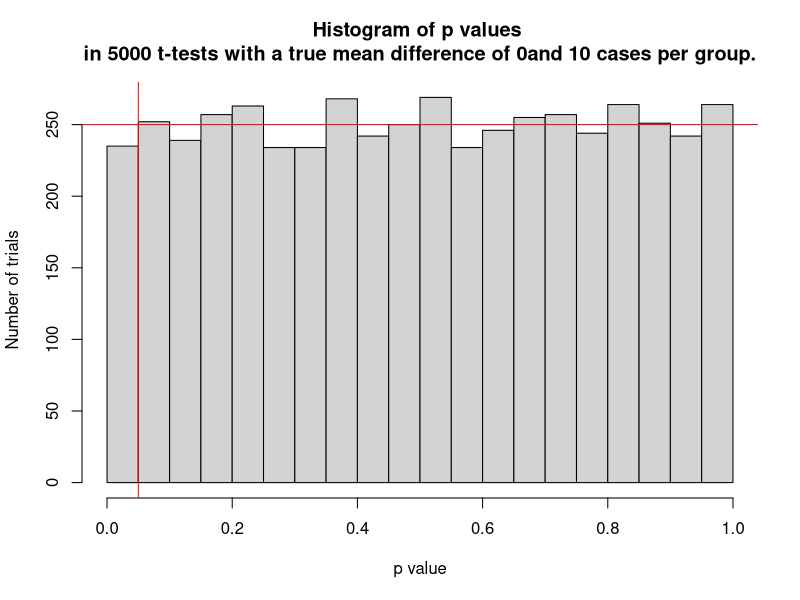

Reproduce this figure in R.
# Power Demo #

# This is a simulation to demonstrate the relationship between N and p-values
# obtained to demonstrate the principles of statistical power

n <-10 # number of cases per group
d <- 0 #  Mean difference between group 1 and 2, when d= 0, 2 * n cases will be drawn from the same distribution with mean = 0, sd = 1
reps <- 5000 # number of simulated samples
plotmax <- 1 #maximum p-value that will be plotted

out <- data.frame()
for(i in 1:reps){
  c <- c(rep(1, n), rep(2, n))
  x <- c(rnorm(n, mean=0), rnorm(n, mean=d))
  t <- t.test(x~c)
  
  out[i,1] <- t$statistic
  out[i,2] <- t$parameter
  out[i,3] <- t$p.value 
  out[i,4] <- t$estimate[2] - t$estimate[1] # How much better is group 2 than group 1
  out[i,5] <- ifelse(t$p.value<.001, "***", 
                     ifelse(t$p.value<.01, "**", 
                            ifelse(t$p.value<.05, "*", "")))
  
}

names(out) <- c("t", "df", "p.value", "x2-x1", "sig.flag")

paste("In ", reps, " simulated trials, ", sum(out$p.value<.05), " statistically significant (p<.05) mean differences (", sum(out$p.value<.05)/reps,") were observed.", sep="") # This will give a summary of the simulations.


for(i in sort(sample(1:reps, 10))){
  if(out$sig.flag[i]==""){cat(
    "Boo! In trial number ", i, ", no significant difference was found between groups,\n t(", out$df[i], ") = ",  out$t[i], ", p = ", out$p.value[i], ". Observed mean difference was ", out$`x2-x1`[i], ".\n\n", sep="")
  } else {
    cat("Hooray! In trial number ", i, ", a significant difference was found between groups,\n t(", out$df[i], ") = ",  out$t[i], ", p = ", out$p.value[i], ". Observed mean difference was ", out$`x2-x1`[i], ".\n\n", sep="") 
  }
}


hist(out$p.value[out$p.value<=plotmax], breaks=20, xlim=c(0, plotmax), 
     main=paste("Histogram of p values \nin ", reps, 
            " t-tests with a true mean difference of ", d, "and ", n, " cases per group.", sep=""),
     xlab = "p value", ylab= "Number of trials")
abline(h= reps*.05,v=0.05, col="red")

